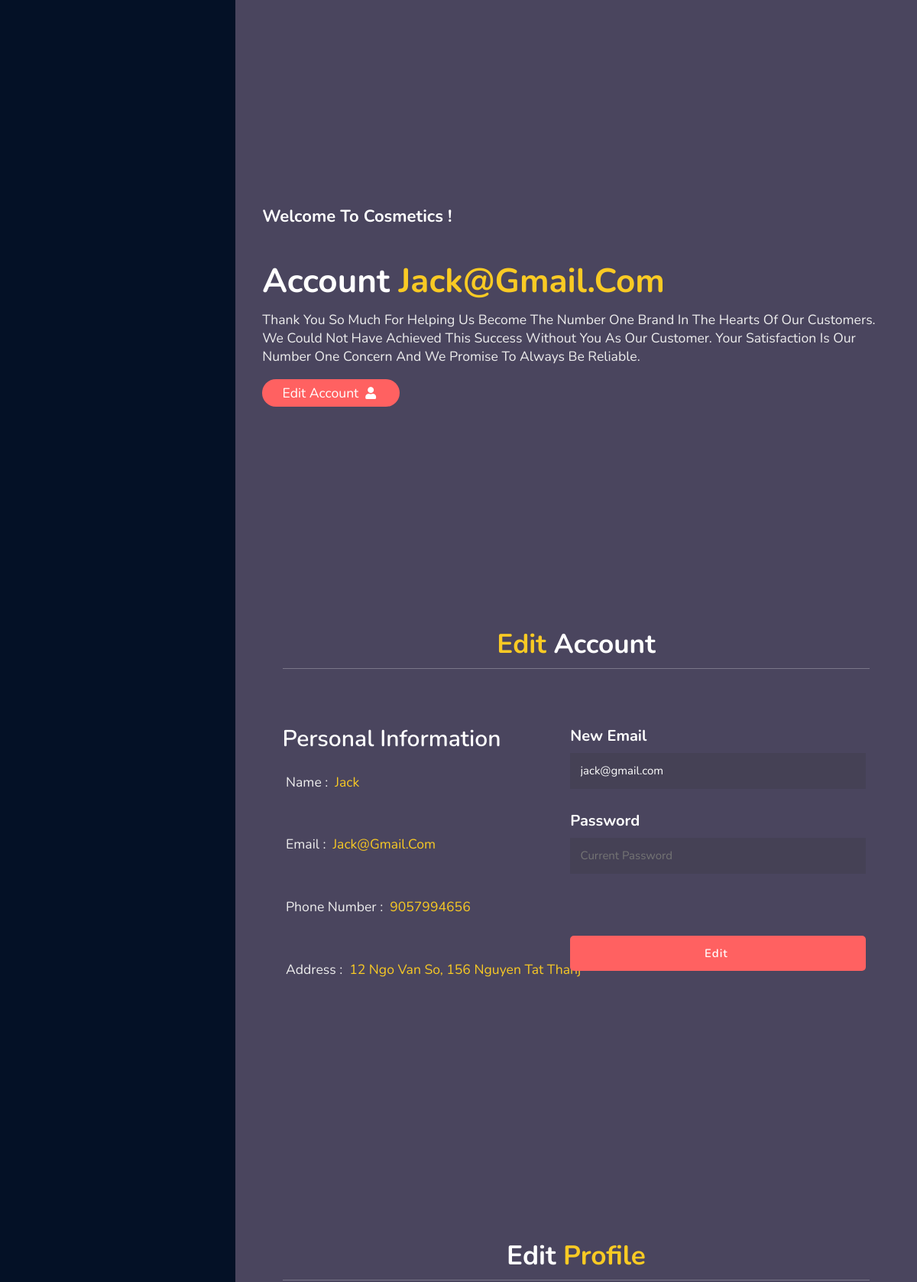
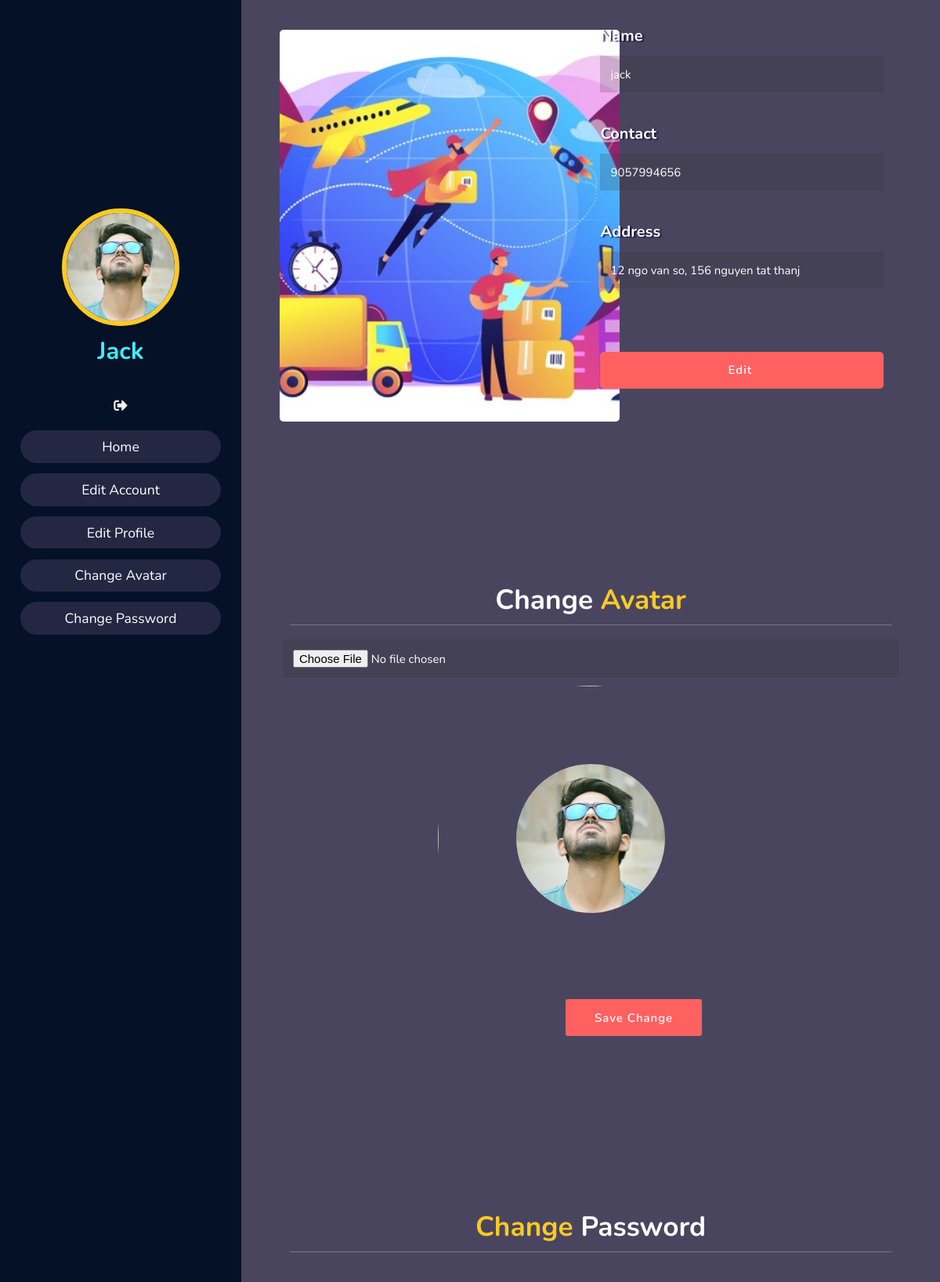
The page /my_account.php (signed in, upper part) on the database its author committed (2 pictures, top to bottom).
### tables this page shows
CREATE TABLE `user` (
  `id` int(100) NOT NULL,
  `ip_address` varchar(255) NOT NULL,
  `name` text NOT NULL,
  `email` varchar(255) NOT NULL,
  `password` varchar(100) NOT NULL,
  `country` varchar(100) DEFAULT NULL,
  `city` varchar(100) DEFAULT NULL,
  `contact` text NOT NULL,
  `user_address` text NOT NULL,
  `image` varchar(255) NOT NULL,
  `role` varchar(50) NOT NULL DEFAULT 'guest',
  `visible` tinyint(1) NOT NULL DEFAULT 1
);

### my_account.php (the view, shortened to what this page needs)
<?php
include("config/config.php");
?>
<!DOCTYPE html>
<html lang="en">
<head>
  <link rel="stylesheet" href="https://cdnjs.cloudflare.com/ajax/libs/font-awesome/5.15.2/css/all.min.css">
  <link rel="stylesheet" href="./public/css/account.css?v=<?php echo time(); ?>">
</head>
<body>
  <?php if (isset($_SESSION['user_id'])) { ?>
  <header>
    <div class="user">
      <?php
         $run_image = mysqli_query($con, "SELECT * FROM user where id='$_SESSION[user_id]'");
         $row_image = mysqli_fetch_array($run_image);
         if ($row_image['image'] != '') {
      ?>
      <img src="./public/upload/<?php echo ($row_image['image']); ?>?v=<?php echo time(); ?>" alt="">
       <?php } else { ?>
         <img src="./public/image/profile-icon.png?v=<?php echo time(); ?>" alt="">
         <?php } ?>
         <?php if ($row_image['name'] != '') { ?>
          <h3 class="name"><?php echo ($row_image['name']); ?></h3>
           <?php } ?>
           <a href="index.php"><i class="fas fa-sign-out-alt"></i></a>
    </div>
    <nav class="navbar">
      <ul>
        <li><a href="#home">home</a></li>
        <li><a href="#about">Edit Account</a></li>
        <li><a href="#education">Edit Profile</a></li>
        <li><a href="#portfolio">Change Avatar</a></li>
        <li><a href="#contact">Change Password</a></li>
      </ul>
    </nav>
  </header>
  <section class="home" id="home">
    <h3>Welcome to Cosmetics !</h3>
    <?php if ($row_image['name'] != '') { ?>
    <h1>Account <span><?php echo ($row_image['email']); ?></span></h1>
      <?php } ?>
    <p>Thank you so much for helping us become the number one brand in the hearts of our customers.
       We could not have achieved this success without you as our customer.
       Your satisfaction is our number one concern and we promise to always be reliable.
    </p>
    <a href="#about"><button class="btn"> Edit Account <i class="fas fa-user"></i></button></a>
  </section>
    <?php
    include("include/edit_account.php");
    include("include/edit_profiles.php");
    include("include/user_profile_picture.php");
    include("include/change_password.php");
    ?>
  <?php } ?>
</body>
</html>

### include/edit_account.php (shortened to what this page needs)
<?php
$select_user = mysqli_query($con, "SELECT * FROM user where id='$_SESSION[user_id]'");
$fetch_user = mysqli_fetch_array($select_user);
?>
<section class="about" id="about">
    <h1 class="heading"> <span>Edit</span> Account </h1>
    <div class="row">
      <div class="info">
          <h1>personal information</h1>
         <?php if ($row_image['name'] != '') { ?>
        <h3> <span> name : </span><?php echo ($row_image['name']); ?></h3>
          <?php } ?>
         <?php if ($row_image['email'] != '') { ?>
        <h3> <span> email : </span></span><?php echo ($row_image['email']); ?></h3>
          <?php } ?>
           <?php if ($row_image['contact'] != '') { ?>
        <h3> <span> phone number : </span> <?php echo ($row_image['contact']); ?> </h3>
            <?php } ?>
            <?php if ($row_image['user_address'] != '') { ?>
        <h3> <span> address : </span> <?php echo ($row_image['user_address']); ?> </h3>
            <?php } ?>
      </div>
      <div class="counter">
        <form action="" method="POST" enctype="multipart/form-data">
    <div class="input-box">
        <label for="email"> <b>New email</b></label>
        <input type="text" name="email" value="<?php echo ($fetch_user['email']); ?>" required placeholder="Email" class="boxone">
     </div>
     <div class="input-box">
        <label for="password"> <b>Password</b></label>
        <input type="password" name="current_password" required placeholder="Current Password" class="boxone">
     </div>
        <input type="submit"name="edit_account" value="Edit " class="boxone">
      </form>
      </div>
    </div>
  </section>

### include/edit_profiles.php (shortened to what this page needs)
<?php
$select_user = mysqli_query($con, "SELECT * FROM user where id='$_SESSION[user_id]'");
$fetch_user = mysqli_fetch_array($select_user);
?>
 <section class="education" id="education">
    <h1 class="heading"> Edit <span>Profile</span> </h1>
    <div class="list">
      <div class="box_img">
        <img src="./public/image/edit2.jpg" alt="" >
    </div>
     <div class="edit">
       <form action="" method="POST" enctype="multipart/form-data">
        <div class="input-box">
            <label for="name"> <b>Name</b></label>
            <input type="text"  name="name" value="<?php echo ($fetch_user['name']); ?>" required placeholder="Name" class="boxtwo">
        </div>
          <div class="input-box">
            <label for="contact"> <b>Contact</b></label>
            <input type="text"  name="contact" value="<?php echo ($fetch_user['contact']); ?>" placeholder="Contact" class="boxtwo">
        </div>
        <div class="input-box">
           <label for="address"> <b>Address</b></label>
            <input type="text" name="address" value="<?php echo ($fetch_user['user_address']); ?>" placeholder="Address" class="boxtwo">
        </div>
            <input type="submit"name="edit_profile" value="Edit " class="boxtwo">
      </form>
     </div>
    </div>
  </section>

### public/css/account.css (style rules this page uses)
:root { --yellow:#f9ca24; }
* { font-family: 'Nunito', sans-serif; margin:0; padding:0; box-sizing: border-box; text-decoration: none; outline: none; border:none; text-transform: capitalize; transition: all .2s linear; }
html { font-size: 62.5%; overflow-x: hidden; }
body { background:#4a455e; overflow-x: hidden; padding-left: 35rem; }
section { min-height: 100vh; padding:1rem; }
.btn { padding:.7rem 3rem; background: rgb(255, 97, 97);; color:#fff; cursor: pointer; margin-top: 1rem; font-size: 2rem; border-radius: 5rem; }
.btn i { padding:0 .5rem; font-size: 1.8rem; }
.heading { text-align: center; margin:0 6rem; font-size: 4rem; padding:1rem; border-bottom: .1rem solid #fff4; color:#fff; }
.heading span { color:var(--yellow); }
header { position: fixed; top:0; left:0; z-index: 1000; height:100%; width:35rem; background:#041126; display: flex; align-items: center; justify-content: center; flex-flow: column; text-align: center; }
header .user img { height:17rem; width:17rem; border-radius: 50%; object-fit: cover; margin-bottom: 1rem; border:.7rem solid var(--yellow); }
header .user .name { font-size: 3.5rem; color:#3af0f9; }
header .user a i { font-size: 2rem; color:#eee; }
header .navbar { width:100%; }
header .navbar ul { list-style: none; padding:1rem 3rem; }
header .navbar ul li a { display: block; padding:1rem; margin:1.5rem 0; background:#232742; color:#fff; font-size: 2rem; border-radius: 5rem; }
.home { display: flex; justify-content: center; flex-flow: column; padding:0 15rem; }
.home h3 { font-size: 2.5rem; color:#fff; }
.home h1 { font-size:5rem; color:#fff; }
.home h1 span { color:var(--yellow); }
.home p { font-size:2rem; color:#eee; padding: 1rem 0; }
.about .row { display: flex; align-items: center; justify-content:space-between; flex-wrap: wrap; padding:1rem 0; }
.about .row .info { flex:1 1 48rem; padding:2rem 1rem; padding-left: 6rem; margin-top: 5rem; }
.about .row .info h1 { color: #fff; font-weight:600; font-size: 30px; margin-bottom: 15px; }
.about .row .info h3 { font-size: 2rem; color:var(--yellow); padding:1rem 0; font-weight: normal; }
.about .row .info h3 span { color:#eee; padding:0 .5rem; }
.about .row .counter form { flex:1 1 45rem; padding:2rem; margin:2rem; margin-bottom: 4rem; position: relative; left: -100px; top: 30px; }
.about .row .counter form .boxone { padding:1.5rem; margin:1rem 0; background:#3333; color:#fff; text-transform: none; font-size: 1.7rem; width:125%; }
.about .row .counter form input[ type=submit] { margin:6rem 0; background-color: rgb(255, 97, 97); color:#fff; font-weight: 600; border-radius: 5px; letter-spacing: 1px; }
.education .list { display: flex; justify-content: space-between; }
.education .list .box_img { margin:40px; width: 50%; height: 500px; padding-bottom:10px ; position: relative; }
.education .list .box_img img { width:100%; height:100%; object-fit: cover; position: absolute; top:0; left:0px; border-radius: 5px; }
.education .list .edit { position: relative; left: -100px; top:-12px; }
.education .list .edit form { flex:1 1 45rem; padding:2rem; margin:2rem; margin-bottom: 4rem; }
.education .list .edit form .boxtwo { padding:1.5rem; margin:1rem 0; background:#3333; color:#fff; text-transform: none; font-size: 1.7rem; width:125%; }
.education .list .edit form input[ type=submit] { margin:6rem 0; background-color: rgb(255, 97, 97); color: #fff; font-weight: 600; border-radius: 5px; letter-spacing: 1px; }
.input-box { margin-bottom: 20px; }
label { color: #fff; font-size: 20px; }
@media (max-width:1200px) { html { font-size: 55%; } }
@media (max-width:1200px) { .home { padding:1rem 4rem; } }

### include/edit_account.php (style rules this page uses)
.edit { color:#fff; font-size: 30px; position: relative; left:160px; text-shadow: 2px 1px 2px #130f40; }
h3 { color :#fff; font-size:15px; display: block; font-weight: 550px; margin-bottom: 40px; }

### include/user_profile_picture.php (style rules this page uses)
.edit { color:#fff; font-size: 30px; position: relative; left:160px; text-shadow: 2px 1px 2px #130f40; }
h3 { color :#fff; font-size:15px; display: block; font-weight: 550px; }

### rows shown on the page
user: image (picture), name "Jack", email "Jack@gmail.com", contact "9057994656", user_address "12 Ngo Van So, 156 Nguyen Tat Thanj", email "jack@gmail.com", name "jack", address "12 ngo van so, 156 nguyen tat thanj"
